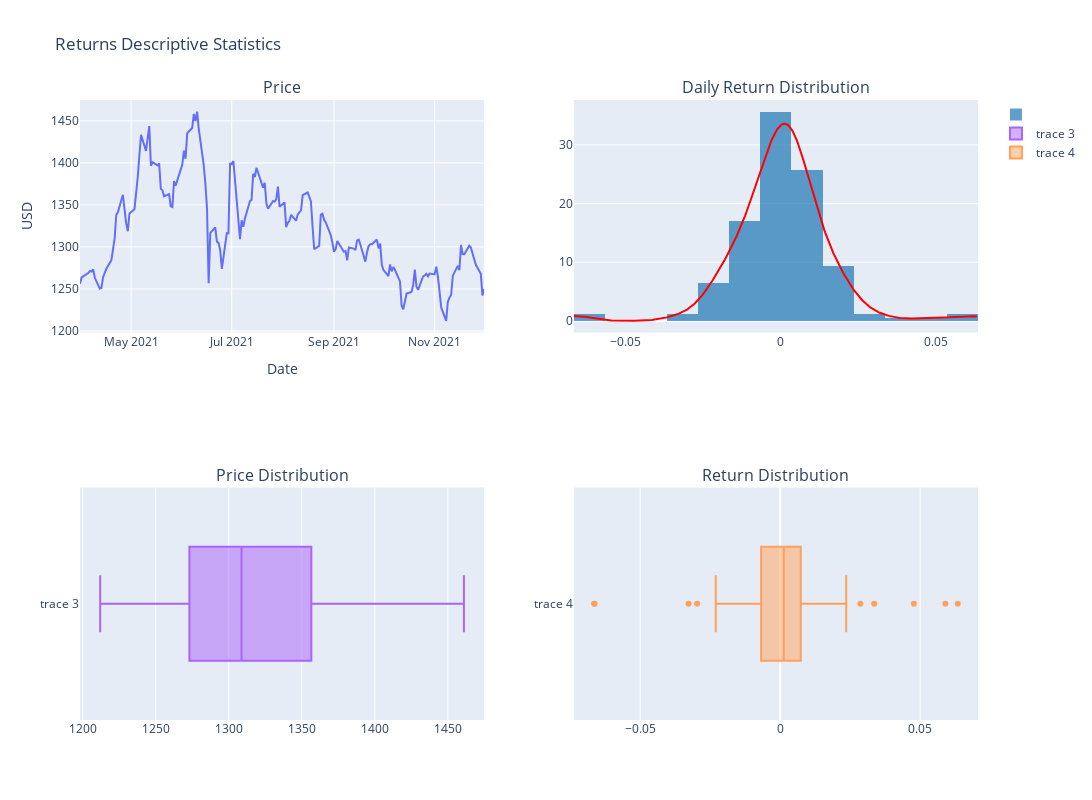

The notebook cell saved with this chart:
### Code cell
import plotly.figure_factory as ff
import plotly.express as px
from plotly.subplots import make_subplots
import plotly.graph_objects as go

df_sorted = df_soy_6m_clean.sort_values('date')
fig = make_subplots(rows=2, cols=2, subplot_titles=["Price", "Daily Return Distribution", 'Price Distribution', 'Return Distribution'])


dist = ff.create_distplot([df_soy_6m_clean['pct_t-1'].values.tolist()], [''], bin_size=.01).data[1]
hist = ff.create_distplot([df_soy_6m_clean['pct_t-1'].values.tolist()], [''], bin_size=.01).data[0]
price = px.line(x=df_soy_6m_clean.value, y=df_soy_6m_clean.index)
price = px.line(y=df_sorted.value, x=df_sorted.date, title='Bean Price', labels=dict(x='Date', y='USD')).data[0]
# dist.update_layout(width=700, height=700)

fig.add_trace(go.Scatter(dist, line=dict(color='red')), row=1, col=2)
fig.add_trace(hist, row=1, col=2)
fig.add_trace(go.Scatter(price), row=1,col=1)
fig.add_trace(go.Box(x=df_sorted.value), row=2,col=1)
fig.add_trace(go.Box(x=df_sorted['pct_t-1']), row=2,col=2)

fig['layout'].update(height=800, width=1500, title='Returns Descriptive Statistics')

fig.update_xaxes(title_text="Date", row=1, col=1)
fig.update_yaxes(title_text="USD", row=1, col=1)

# fig.add_trace(dist, row=1, col=1)
fig.show()

### Figure 1 — Plotly figure (JSON) as saved in the notebook; plotly's stock layout.template omitted (floating-point values rounded to 4 significant figures; data arrays with more than 128 entries replaced by an {"elided": "..."} marker saying what was removed)
{"data": [{"legendgroup": "", "line": {"color": "red"}, "marker": {"color": "rgb(31, 119, 180)"}, "mode": "lines", "name": "", "showlegend": false, "type": "scatter", "x": {"elided": "500 float values"}, "xaxis": "x2", "y": {"elided": "500 float values"}, "yaxis": "y2"}, {"autobinx": false, "histnorm": "probability density", "legendgroup": "", "marker": {"color": "rgb(31, 119, 180)"}, "name": "", "opacity": 0.7, "type": "histogram", "x": {"elided": "171 float values"}, "xaxis": "x2", "xbins": {"end": 0.06344, "size": 0.01, "start": -0.06648}, "yaxis": "y2"}, {"hovertemplate": "Date=%{x}<br>USD=%{y}<extra></extra>", "legendgroup": "", "line": {"color": "#636efa", "dash": "solid"}, "marker": {"symbol": "circle"}, "mode": "lines", "name": "", "orientation": "v", "showlegend": false, "type": "scatter", "x": {"elided": "171 str values"}, "xaxis": "x", "y": {"elided": "171 float values"}, "yaxis": "y"}, {"type": "box", "x": {"elided": "171 float values"}, "xaxis": "x3", "yaxis": "y3"}, {"type": "box", "x": {"elided": "171 float values"}, "xaxis": "x4", "yaxis": "y4"}], "layout": {"annotations": [{"font": {"size": 16}, "showarrow": false, "text": "Price", "x": 0.225, "xanchor": "center", "xref": "paper", "y": 1, "yanchor": "bottom", "yref": "paper"}, {"font": {"size": 16}, "showarrow": false, "text": "Daily Return Distribution", "x": 0.775, "xanchor": "center", "xref": "paper", "y": 1, "yanchor": "bottom", "yref": "paper"}, {"font": {"size": 16}, "showarrow": false, "text": "Price Distribution", "x": 0.225, "xanchor": "center", "xref": "paper", "y": 0.375, "yanchor": "bottom", "yref": "paper"}, {"font": {"size": 16}, "showarrow": false, "text": "Return Distribution", "x": 0.775, "xanchor": "center", "xref": "paper", "y": 0.375, "yanchor": "bottom", "yref": "paper"}], "height": 800, "title": {"text": "Returns Descriptive Statistics"}, "width": 1500, "xaxis": {"anchor": "y", "domain": [0, 0.45], "title": {"text": "Date"}}, "xaxis2": {"anchor": "y2", "domain": [0.55, 1]}, "xaxis3": {"anchor": "y3", "domain": [0, 0.45]}, "xaxis4": {"anchor": "y4", "domain": [0.55, 1]}, "yaxis": {"anchor": "x", "domain": [0.625, 1], "title": {"text": "USD"}}, "yaxis2": {"anchor": "x2", "domain": [0.625, 1]}, "yaxis3": {"anchor": "x3", "domain": [0, 0.375]}, "yaxis4": {"anchor": "x4", "domain": [0, 0.375]}}}
